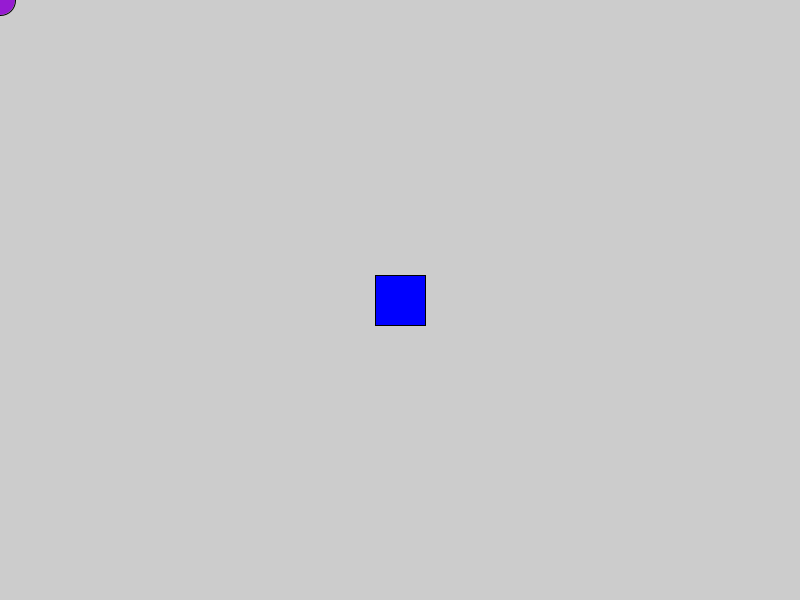
Frame 1 (no input)
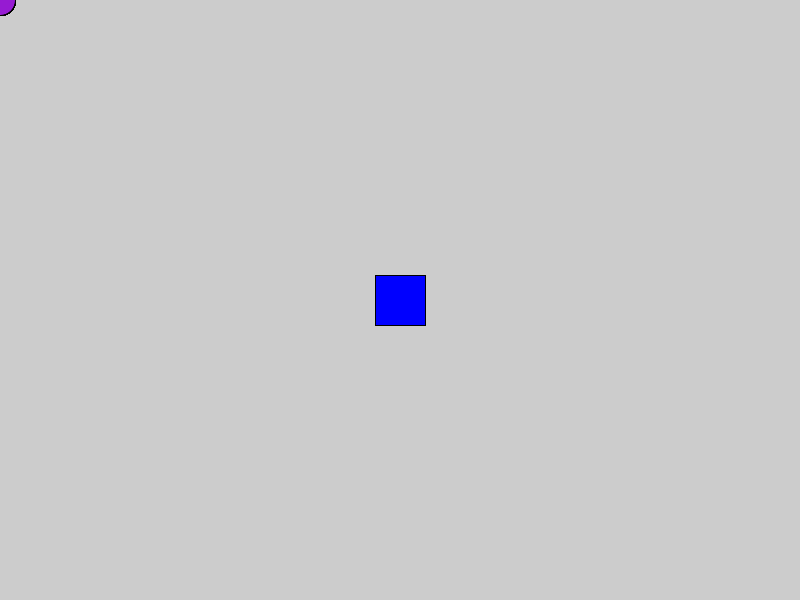
Frame 60 (the mouse pressed at the canvas centre just before this capture)
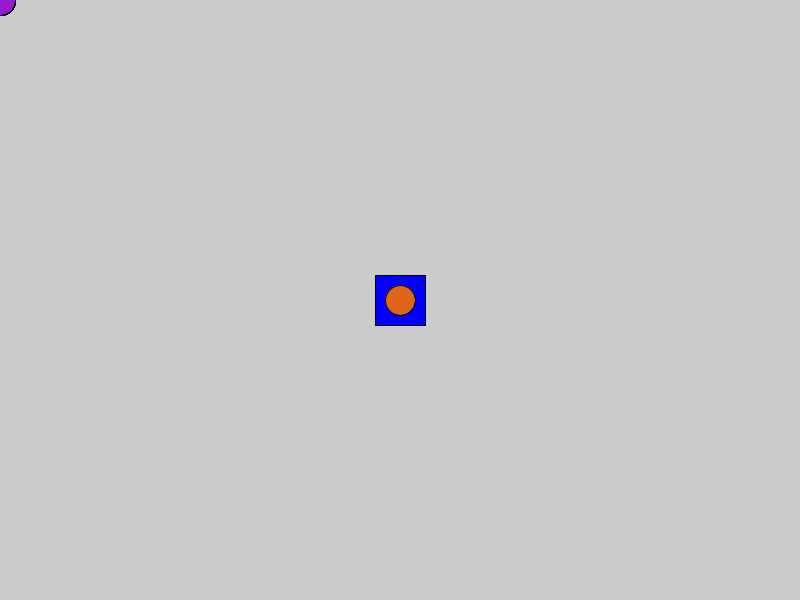
Frame 120 (the mouse held since frame 60 and released just before this capture)

The Processing sketch that drew these frames (run headless with seeded random() and noise(); from frame 60 on, the mouse is pressed at the canvas centre):

// Processing sketch: ReturningValues
// ── ReturningValues.pde
float x,y,z;


void setup() {
 size(800,600); 
 x=150;
 y=27;
 z=210;
   
}

void draw()  {
  drawrect();
  drawcircle();
  colorchange();
}




void drawrect() {
  fill(0,0,255);
  rectMode (CENTER);
  rect(width/2,height/2,50,50);
}

void drawcircle() {
fill(x,y,z);  
ellipse(mouseX,mouseY,30,30);
}


void colorchange() {
 if(mousePressed) {
   x=x+10;
   y=y+10;
   z=z+10;
 }
  if (x>255) {
    x=1;
  }
  if (y>255) {
    y=1;
  }if (z>255) {
    z=1;
  }
}
 
  
